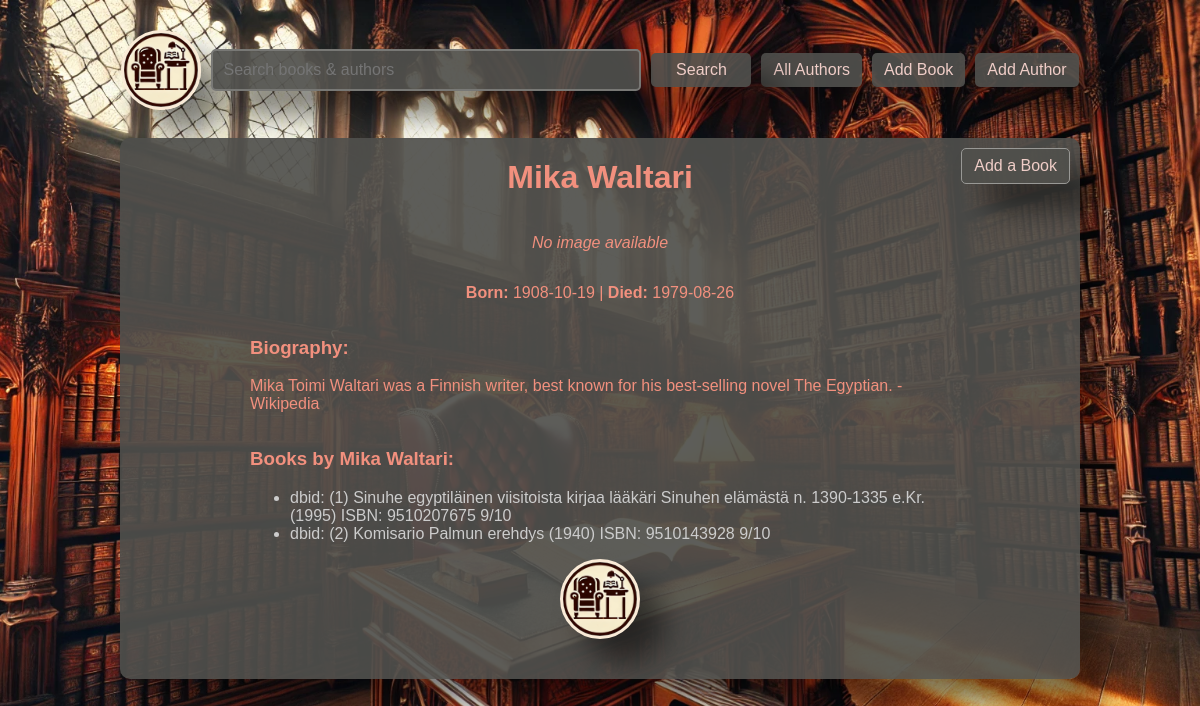
The page /show_author/6 on the database its author committed.
### data_models.py (models this page shows, shortened)
class Author(db.Model):
    __tablename__ = 'authors'
    author_id = db.Column(db.Integer, primary_key=True, autoincrement=True)
    name = db.Column(db.String(80), nullable=False)
    birth_date = db.Column(db.Date)
    date_of_death = db.Column(db.Date)
    biography = db.Column(db.Text, nullable=True)

class Book(db.Model):
    __tablename__ = 'books'
    book_id = db.Column(db.Integer, primary_key=True, autoincrement=True)
    author_id = db.Column(db.Integer, db.ForeignKey('authors.author_id'), nullable=False)
    isbn = db.Column(db.String(20))
    title = db.Column(db.String(255), nullable=False)
    publication_year = db.Column(db.Integer)
    rating = db.Column(db.Integer)
    summary = db.Column(db.Text, nullable=True)
    def __repr__(self):
        return (f"Book(book_id = {self.book_id}, "
                f"author_id = {self.author_id})"
                f"isbn = {self.isbn}, "
                f"title = {self.title}, "
                f"publication_year = {self.publication_year}, "
                f"rating = {self.rating}, "
                f"summary = {len(self.summary)} characters in db"
        )
    def __str__(self):
        return (f"dbid: ({self.book_id}) "
                f"{self.title} "
                f"({self.publication_year}) "
                f"ISBN: {self.isbn} "
                f"{self.rating}/10"
        )

### app_routes.py (the view)
    @app.route('/show_author/<int:author_id>', methods=['GET'])
    def show_author(author_id):
        return controller.show_author(author_id=author_id)

### controller.py (called while the page is built)
def show_author(author=None, author_id=None):
    if author is None:
        if author_id is None:
            return "No author selected"
        else:
            author = Author.query.get(author_id)
    books_from_writer = data_models.Book.query.filter(data_models.Book.author_id == author_id).all(),
    print(books_from_writer)
    return render_template('show_author.html',
        name=author.name,
        author_id=author.author_id,
        birth_date=author.birth_date,
        date_of_death=author.date_of_death,
        biography=author.biography,
        books=books_from_writer[0] if len(books_from_writer) > 0 else None
    )

### templates/show_author.html (shortened to what this page needs)
{% extends "common.html" %}
{% block content %}
        <h1>{{ name }}</h1>
            <a href="{{ url_for('add_author_book', author_id=author_id) }}" class="add-book-btn">Add a Book</a>
        {% if author_image %}
            <img src="{{ author_image }}" alt="{{ name }}" class="author-image">
        {% else %}
            <p><em>No image available</em></p>
        {% endif %}
        <p class="dates">
            <strong>Born:</strong> {{ birth_date }}
            {% if date_of_death %}
                | <strong>Died:</strong> {{ date_of_death }}
            {% endif %}
        </p>
        <div class="biography">
            <h3>Biography:</h3>
            <p>{{ biography }}</p>
        </div>
            <div class="books">
            <h3>Books by {{ name }}:</h3>
            {% if books %}
                <ul class="book-list">
                    {% for book in books %}
                        <a href="{{ url_for('show_book', book_id=book.book_id) }}"><li>{{ book }} </li></a>
                    {% endfor %}
                </ul>
            {% else %}
                <p>No books found for this author.</p>
            {% endif %}
        </div>
<a id="home_button" href="{{ url_for('home') }}"> </a>
{% endblock %}

### static/styles.css (style rules this page uses)
* { box-sizing: border-box; }
.edit_button, .add-book-btn { position: absolute; top: 10px; right: 10px; border: solid 1px #989895FF; }
body { display: flex; flex-direction: column; align-items: center; justify-content: center; position: relative; font-family: Arial, sans-serif; margin: 20px; background-image: url('/static/images/library.webp'); background-size: cover; background-position: center; background-attachment: fixed; }
.biography { max-width: 700px; text-align: left; }
.books, .book-list { max-width: 700px; width: 100%; text-align: left; }
a:link { color: #cccccc; text-decoration: none; }

### rows shown on the page
Author: name "Mika Waltari", birth_date "1908-10-19", date_of_death "1979-08-26", biography "Mika Toimi Waltari was a Finnish writer, best known for his best-selling novel The Egyptian. - Wikipedia"
Book: book_id+title+publication_year "dbid: (1) Sinuhe egyptiläinen viisitoista kirjaa lääkäri Sinuhen elämästä n. 1390-1335 e.Kr. (1995) ISBN: 9510207675 9/10"
Book: book_id+title+publication_year "dbid: (2) Komisario Palmun erehdys (1940) ISBN: 9510143928 9/10"
